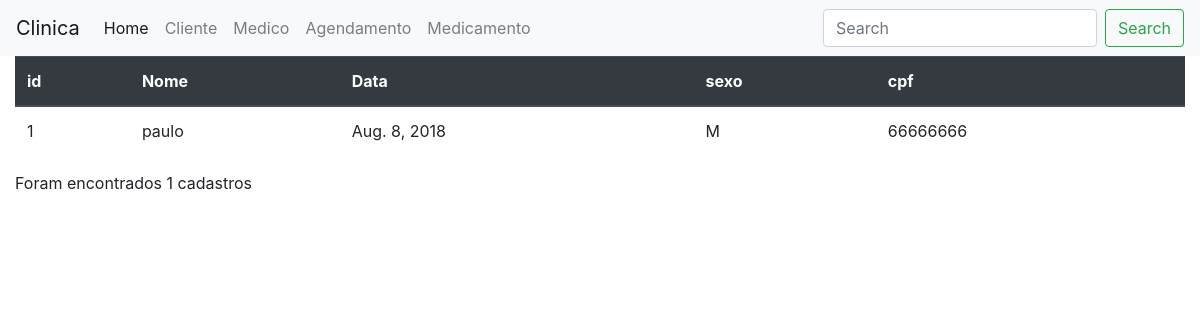
The page /atendimento/paciente/ on the database as committed earlier.
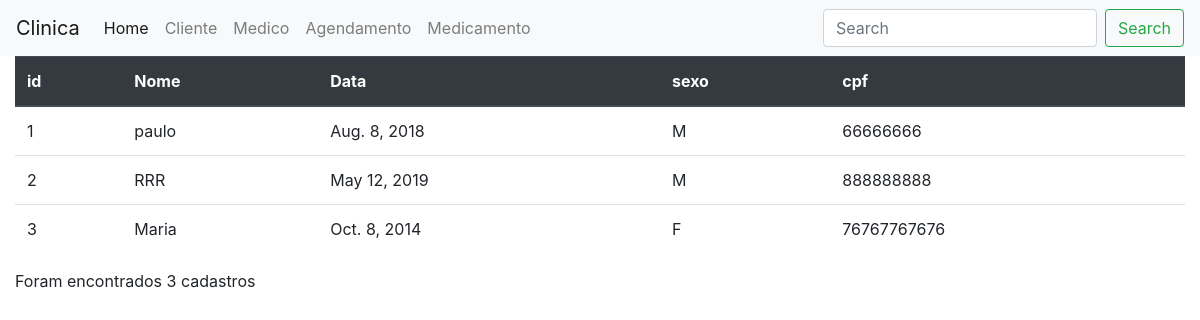
The same page on the database as committed later.
### atendimento/models.py (models this page shows)
class Paciente(models.Model):
    nome = models.CharField(max_length=50)
    dt_nasc = models.DateField()
    cpf = models.CharField(max_length=11)
    sexo  = models.CharField(max_length=1)

### atendimento/views.py (the view)
# urls.py: path('paciente/', views.paciente_list),
def paciente_list(request):
    pacientes = Paciente.objects.all()
    return render(request, 'paciente/list.html',{'pacientes':pacientes})

### atendimento/templates/paciente/list.html
{% extends "base.html" %}
{% block conteudo %}
<table class="table">
    <thead class="thead-dark">
        <tr>
            <th scope="col">id</th>
            <th scope="col">Nome</th>
            <th scope="col">Data</th>
            <th scope="col">sexo</th>
            <th scope="col">cpf</th>
        </tr>
    </thead>
    <tbody>
        {% for paciente in pacientes %}
            <tr>
                <td>{{paciente.id}}</td>
                <td>{{paciente.nome}}</td>
                <td>{{paciente.dt_nasc}}</td>
                <td>{{paciente.sexo}}</td>
                <td>{{paciente.cpf}}</td>
            </tr>
        {% endfor %}
    </tbody>
</table>
<p>Foram encontrados {{pacientes | length}} cadastros</p>
{% endblock %}

### atendimento/templates/base.html (shortened to what this page needs)
<!DOCTYPE html>
<html lang="en">
<head>
    <link rel="stylesheet" href="https://stackpath.bootstrapcdn.com/bootstrap/4.3.1/css/bootstrap.min.css"
>
</head>
<body>
    <nav class="navbar navbar-expand-lg navbar-light bg-light">
        <a class="navbar-brand" href="/atendimento/">Clinica</a>
        <div class="collapse navbar-collapse" id="navbarSupportedContent">
            <ul class="navbar-nav mr-auto">
                <li class="nav-item active">
                    <a class="nav-link" href="/atendimento/">Home
                    </a>
                </li>
                <li class="nav-item">
                    <a class="nav-link" href="/atendimento/paciente/">Cliente</a>
                </li>
                <li class="nav-item">
                    <a class="nav-link" href="/atendimento/medico/">Medico</a>
                </li>
                <li class="nav-item">
                    <a class="nav-link" href="/atendimento/agendamento/">Agendamento</a>
                </li>
                <li class="nav-item">
                    <a class="nav-link" href="/atendimento/medicamento/">Medicamento</a>
                </li>
            </ul>
            <form class="form-inline my-2 my-lg-0">
                <input class="form-control mr-sm-2" type="search" placeholder="Search" aria-label="Search">
                <button class="btn btn-outline-success my-2 my-sm-0" type="submit">Search</button>
            </form>
        </div>
    </nav>
    <div class="container-fluid">
        {% block conteudo %} {% endblock %}
    </div>
</body>
</html>

Rows that differ between the two databases and show on the page:
added Paciente: id "2", nome "RRR", dt_nasc "May 12, 2019", sexo "M", cpf "888888888"
added Paciente: id "3", nome "Maria", dt_nasc "Oct. 8, 2014", sexo "F", cpf "76767767676"
Other text that changed with them:
{{ pacientes | length }}: "1" → "3"
